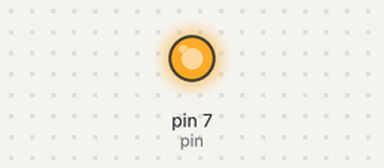
The program below on a simulated Raspberry Pi (header pin numbers). Shown: output pins drawn as LEDs (lit = HIGH). At 9.0 s the program stops and its outputs stay as they are.

Above: at 0.1 s.
At 9.1 s:
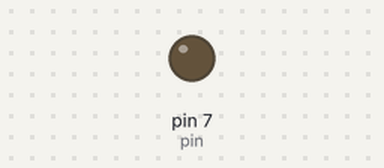
Timing chart, 0 to 10.5 s (numbered marks = the images above):
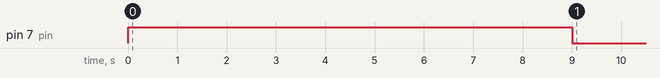

Measured:
- by itself, pin 7 (pin): LOW → HIGH at 0.00 s, → LOW 9.0 s later

The program:

blink.py
```python
import RPi.GPIO as GPIO            	## Import GPIO Library
import time                        	## Import 'time' library (for 'sleep')


pin = 7


GPIO.setmode(GPIO.BOARD)            ## Use BOARD pin numbering


ourRange = range(1,10)

for count in ourRange:
    GPIO.setup(pin, GPIO.OUT)   	## set output
    GPIO.output(pin, GPIO.HIGH) 	## set HIGH (LED ON)
    time.sleep(1)	    			## wait
    GPIO.output(pin, GPIO.LOW)  	## set LOW (LED OFF)


GPIO.cleanup()
```
